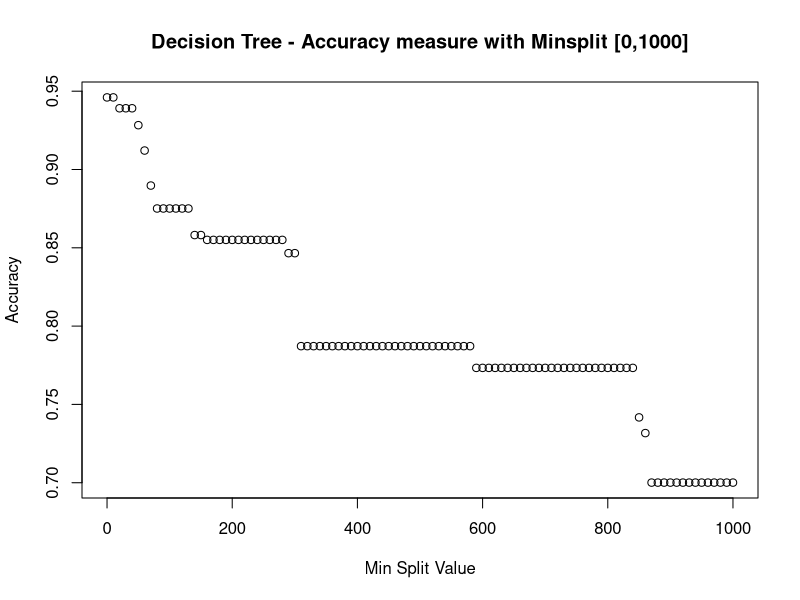
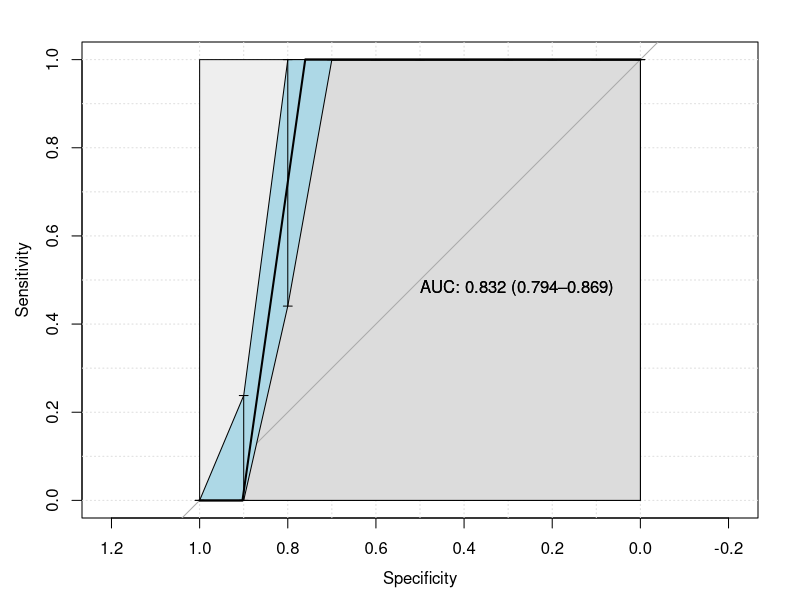
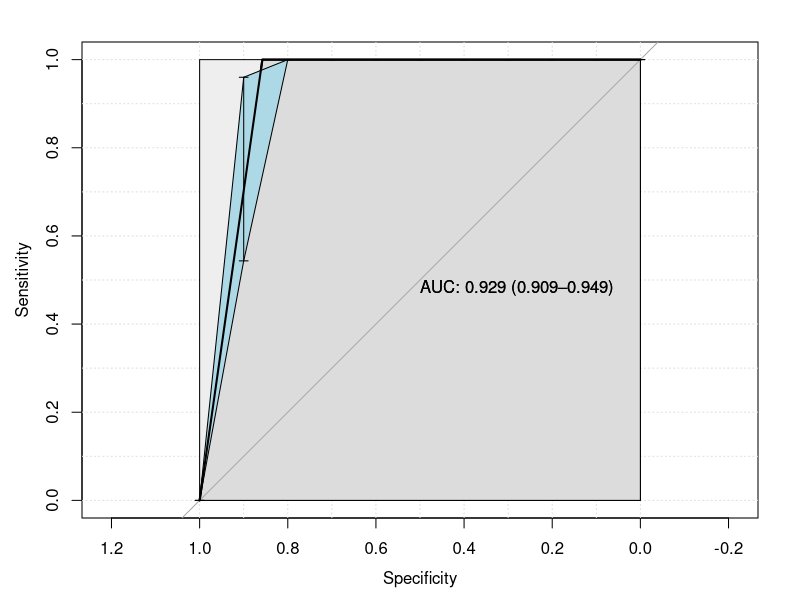
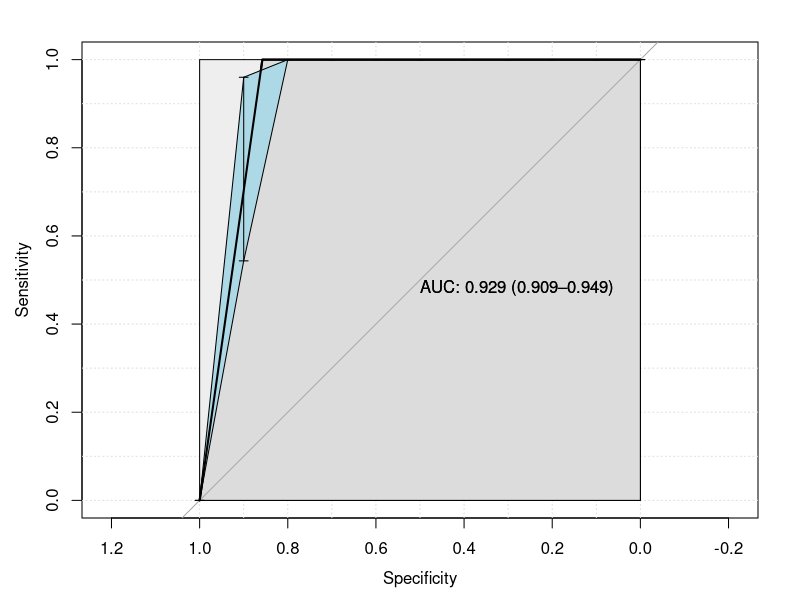
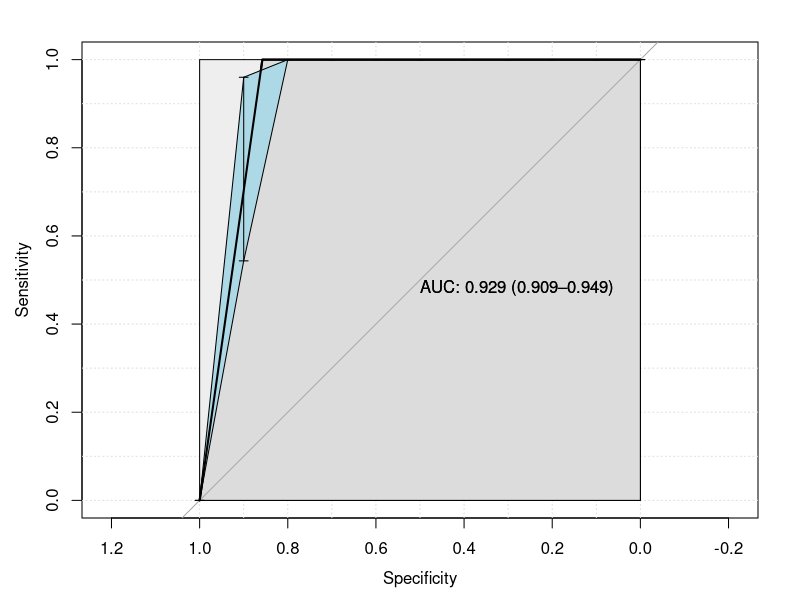
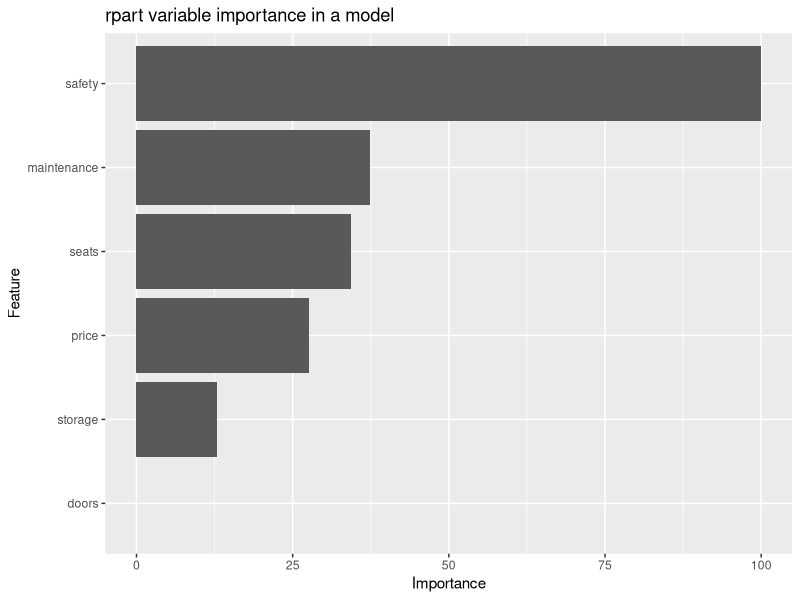

Write R code to recreate these figures, in order. (Note: this script raises an error after producing the figures.)
# install.packages("rpart")
# install.packages("pROC")
# install.packages('caTools')
# install.packages("randomForest")
# install.packages("caret")
# install.packages("e1071")
# install.packages("ggplot2")

setwd("F:/SMU2/Data mining/Assignment2")
#-----------------Decision tree----------------------#
#           
#       RPART
#
#
library(rpart)
library(pROC)
library(randomForest)
library(caret)
library(ggplot2)
set.seed(123)
carData=read.csv("car.csv")
summary(carData)
# View(carData)

x=carData[,1:6]
y=carData[,7]

# Splitting the dataset into the Training set and Test set
library(caTools)
set.seed(123)
split = sample.split(carData$shouldBuy, SplitRatio = 0.75)
training_set = subset(carData, split == TRUE)
test_set = subset(carData, split == FALSE)

list_data <- c()


#-----------------Decision Tree , Evaluating accuracy for different minsplit -------------------#

library(rpart)
for (i in seq(0, 1000, 10)){
  treeCar = rpart(shouldBuy~.,data=training_set,method="class",control=rpart.control(minsplit=i))
  #Pridiction
  predCar=predict(treeCar,training_set,type="class")
  #Matrix
  treeCM=table(training_set[,7],predCar)
  treeCM
  #Accuracy
  accuracy = sum(diag(treeCM))/sum(treeCM)
  list_data <- c(list_data,accuracy)
}

temp_list_data <- c(seq(0, 1000, 10)) 
temp_list_data
list_data
plot(y=list_data,x=temp_list_data,
     main = "Decision Tree - Accuracy measure with Minsplit [0,1000]",
     ylab = "Accuracy",
     xlab = "Min Split Value")


#-----------------Decision Tree , choosing minsplit as 140 ---------------------------------#
library(rpart)
treeCar = rpart(shouldBuy~.,data=training_set,method="class",control=rpart.control(minsplit=140))
treeCar

predCar=predict(treeCar,training_set,type="class")
#Matrix
treeCM=table(training_set[,7],predCar)
treeCM
#Accuracy of the prediction using Decision Tree
accuracy=sum(diag(treeCM))/sum(treeCM)

#-----------------Decision Tree , ROC curves ---------------------------------#

predCar_prob=predict(treeCar,training_set,type="prob")

roc_1 = roc(training_set[,"shouldBuy"],predCar_prob[,1],smoothed = TRUE,
            # arguments for ci
            ci=TRUE, ci.alpha=0.9, stratified=FALSE,
            # arguments for plot
            plot=TRUE, auc.polygon=TRUE, max.auc.polygon=TRUE, grid=TRUE,
            print.auc=TRUE, show.thres=TRUE)
sens.ci <- ci.se(roc_1)
plot(sens.ci, type="shape", col="lightblue")
## Warning in plot.ci.se(sens.ci, type = "shape", col = "lightblue"): Low
## definition shape.
plot(sens.ci, type="bars")


roc_2 = roc(training_set[,"shouldBuy"],predCar_prob[,2],smoothed = TRUE,
            # arguments for ci
            ci=TRUE, ci.alpha=0.9, stratified=FALSE,
            # arguments for plot
            plot=TRUE, auc.polygon=TRUE, max.auc.polygon=TRUE, grid=TRUE,
            print.auc=TRUE, show.thres=TRUE)
sens.ci <- ci.se(roc_2)
plot(sens.ci, type="shape", col="lightblue")
## Warning in plot.ci.se(sens.ci, type = "shape", col = "lightblue"): Low
## definition shape.
plot(sens.ci, type="bars")

roc_3 = roc(training_set[,"shouldBuy"],predCar_prob[,3],smoothed = TRUE,
            # arguments for ci
            ci=TRUE, ci.alpha=0.9, stratified=FALSE,
            # arguments for plot
            plot=TRUE, auc.polygon=TRUE, max.auc.polygon=TRUE, grid=TRUE,
            print.auc=TRUE, show.thres=TRUE)
sens.ci <- ci.se(roc_3)
plot(sens.ci, type="shape", col="lightblue")
## Warning in plot.ci.se(sens.ci, type = "shape", col = "lightblue"): Low
## definition shape.
plot(sens.ci, type="bars")

roc_4 = roc(training_set[,"shouldBuy"],predCar_prob[,4],smoothed = TRUE,
            # arguments for ci
            ci=TRUE, ci.alpha=0.9, stratified=FALSE,
            # arguments for plot
            plot=TRUE, auc.polygon=TRUE, max.auc.polygon=TRUE, grid=TRUE,
            print.auc=TRUE, show.thres=TRUE)
sens.ci <- ci.se(roc_4)
plot(sens.ci, type="shape", col="lightblue")
## Warning in plot.ci.se(sens.ci, type = "shape", col = "lightblue"): Low
## definition shape.
plot(sens.ci, type="bars")

#-----------------Decision Tree , K Fold ---------------------------------#

library(caret)
library(e1071)
control <- trainControl(method="cv", number=10, savePredictions=TRUE)
seed <- 123
metric <- "Accuracy"
set.seed(seed)
rf_default <- train(x,y, method="rpart", metric=metric, control = rpart.control(minsplit = 140), 
                    trControl=control)
print(rf_default)
varImp(rf_default)
p = ggplot(varImp(rf_default))
p + ggtitle("rpart variable importance in a model")


#----------------------------------------------------------------#
# Random Forest
# 
# 
setwd("F:/SMU2/Data mining/Assignment2")

library(rpart)
library(pROC)
library(randomForest)
library(caret)

carData=read.csv("car.csv")
summary(carData)

# Splitting the dataset into the Training set and Test set
library(caTools)
set.seed(123)
split = sample.split(carData$shouldBuy, SplitRatio = 0.75)
training_set = subset(carData, split == TRUE)
test_set = subset(carData, split == FALSE)

x=training_set[,1:6]
y=training_set[,7]

list_data <- c()

#-------------Random Forest optimal ntree-------------#

library(randomForest)
for (i in seq(100, 700, 10)){
  rf=randomForest(x,y, ntree=i)
  rfp=predict(rf,x)
  rfCM=table(rfp,y)
  accuracy = sum(diag(rfCM))/sum(rfCM)
  list_data <- c(list_data,accuracy)
}

temp_list_data <- c(seq(100, 700, 10)) 
temp_list_data
list_data
plot(y=list_data,x=temp_list_data,
     main = "Random forest - Accuracy measure with ntree [100,700]",
     ylab = "Accuracy",
     xlab = "ntree")

#------------Random Forest , choose ntree 260 as the accuracy 1--------#

x=training_set[,1:6]
y=training_set[,7]

rf=randomForest(x,y, ntree=260)
rfp=predict(rf,x)
rfCM=table(rfp,y)
rfCM
#Accuracy of the prediction using randomForest
accuracy = sum(diag(rfCM))/sum(rfCM)
accuracy

#------------Random Forest ROC curves ---------------#
rf_prob = predict(rf,x,type="prob")


roc_1 = roc(training_set[,"shouldBuy"],rf_prob[,1],smoothed = TRUE,
            # arguments for ci
            ci=TRUE, ci.alpha=0.9, stratified=FALSE,
            # arguments for plot
            plot=TRUE, auc.polygon=TRUE, max.auc.polygon=TRUE, grid=TRUE,
            print.auc=TRUE, show.thres=TRUE)
sens.ci <- ci.se(roc_1)
plot(sens.ci, type="shape", col="lightblue")
## Warning in plot.ci.se(sens.ci, type = "shape", col = "lightblue"): Low
## definition shape.
plot(sens.ci, type="bars")


roc_2 = roc(training_set[,"shouldBuy"],rf_prob[,2],smoothed = TRUE,
            # arguments for ci
            ci=TRUE, ci.alpha=0.9, stratified=FALSE,
            # arguments for plot
            plot=TRUE, auc.polygon=TRUE, max.auc.polygon=TRUE, grid=TRUE,
            print.auc=TRUE, show.thres=TRUE)
sens.ci <- ci.se(roc_2)
plot(sens.ci, type="shape", col="lightblue")
## Warning in plot.ci.se(sens.ci, type = "shape", col = "lightblue"): Low
## definition shape.
plot(sens.ci, type="bars")

roc_3 = roc(training_set[,"shouldBuy"],rf_prob[,3],smoothed = TRUE,
            # arguments for ci
            ci=TRUE, ci.alpha=0.9, stratified=FALSE,
            # arguments for plot
            plot=TRUE, auc.polygon=TRUE, max.auc.polygon=TRUE, grid=TRUE,
            print.auc=TRUE, show.thres=TRUE)
sens.ci <- ci.se(roc_3)
plot(sens.ci, type="shape", col="lightblue")
## Warning in plot.ci.se(sens.ci, type = "shape", col = "lightblue"): Low
## definition shape.
plot(sens.ci, type="bars")

roc_4 = roc(training_set[,"shouldBuy"],rf_prob[,4],smoothed = TRUE,
            # arguments for ci
            ci=TRUE, ci.alpha=0.9, stratified=FALSE,
            # arguments for plot
            plot=TRUE, auc.polygon=TRUE, max.auc.polygon=TRUE, grid=TRUE,
            print.auc=TRUE, show.thres=TRUE)
sens.ci <- ci.se(roc_4)
plot(sens.ci, type="shape", col="lightblue")
## Warning in plot.ci.se(sens.ci, type = "shape", col = "lightblue"): Low
## definition shape.
plot(sens.ci, type="bars")



#-------Random Foresh K fold----------------------------#

x=carData[,1:6]
y=carData[,7]

# Use caret package for 10 fold cross validation
library(caret)
control <- trainControl(method="repeatedcv", number=10, repeats=3)
seed <- 123
metric <- "Accuracy"
set.seed(seed)
rf_default <- train(x,y, method="rf",ntree = 260, metric=metric, trControl=control)
print(rf_default)
varImp(rf_default)
ggplot(varImp(rf_default))+ggtitle("Random Forest variable importance in a model")
